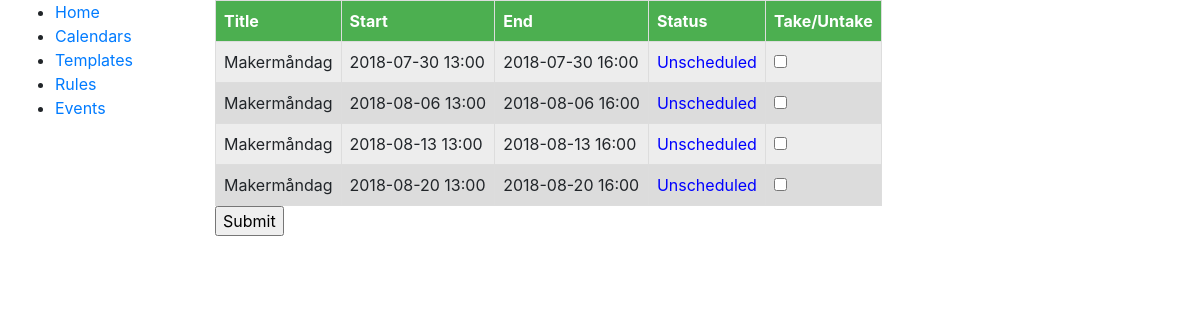
Screenshot of /scheduler/test with the database file from the repository.
### scheduler/models.py (models this page shows, shortened)
class EventTemplate(models.Model):
    name = models.CharField(max_length=50, help_text="Enter a human-friendly name for this template")
    title = models.CharField(max_length=100, help_text="Enter title to be used for booking")
    header = models.CharField(max_length=200, help_text="Enter a, optional, header for the event to be inserted after the hosts name into the descriptionfield in the calendar event.", null=True, blank=True)
    body = models.TextField(max_length=1000, help_text="Enter a larger body of text to be inserted after the header in the description field in the calendar event", null=True, blank=True)
    calendar = models.ForeignKey('SchedulingCalendar', on_delete=models.SET_NULL, null=True, help_text="Select the calendar to sync events to.")
    synchronize = models.BooleanField(default=True, help_text="If active, scheduled events will be synced to Google calendar upon creation.")
    class Meta:
        ordering = ["name"]

### scheduler/views.py (the view)
# urls.py: path('test', views.TestView, name='test'),
def TestView(request):
    start = datetime.now(timezone.utc).replace(hour=0, minute=0, second=0, microsecond=0)
    end = start + relativedelta(months=+1)
    event_objects = Event.objects.all()
    event_list = []
    for event in event_objects:
        event_list += event.get_events(start, end, False)
    event_list = sorted(event_list, key=lambda eventinstance: eventinstance.start)
    initial_values = [(event_instance.as_dict()) for event_instance in event_list]
    TestFormSet = modelformset_factory(EventInstance, form=EventInstanceForm, formset=EventInstanceFormSet, extra=len(initial_values))
    if request.method == 'POST':
        formset = TestFormSet(request.POST, initial=initial_values)
        if formset.is_valid():
            logger.warning("Form is valid")
            for form in formset:
                if form.has_changed():
                    temp_obj = form.save(commit=False)
                    if temp_obj.status == -1:
                        temp_obj.status = 1
                    elif temp_obj.status == 0:
                        temp_obj.status = 1
                    elif temp_obj.status == 1:
                        temp_obj.status = -1
                    if request.user.is_authenticated:
                        temp_obj.host = request.user.username
                    else:
                        temp_obj.host = "N/A"
                    logger.warning(temp_obj.__dict__)
                    temp_obj.save()
                    return HttpResponseRedirect('')
        else:
            logger.warning("Form is invalid")
            for form in formset:
                if any(form.errors):
                    logger.warning(form.errors)
                    logger.warning(form.cleaned_data)
    else:
        formset = TestFormSet(initial=initial_values)
    return render(request, 'test_form.html', {'formset': formset})

### scheduler/forms.py (called while the page is built)
    def add_fields(self, form, index):
        super().add_fields(form, index)

### scheduler/models.py (called while the page is built, shortened)
    def create_eventinstance(self, start, end=None):
        if end is None:
            end = start + (self.end - self.start)
        return EventInstance(id=None, event=self, start=start, end=end, status=0)

    def has_eventinstance(self, event_instance):
        try:
            return (event_instance.event.id, event_instance.start, event_instance.end) in self.lookup
        except TypeError:
            if not self.lookup:
                return False
            else:
                raise TypeError('A problem with checking if an actual EventInstace exists occured!')

    def as_dict(self):
        if self.id == None:
            return {
            'google_calendar_booking_id': self.google_calendar_booking_id,
            'host': str(self.host),
            'event': self.event.id,
            'start': self.start,
            'end': self.end,
            'status': self.status
        }

    def rrule_frequency(self):
        compatibility_dict = {
            'DAILY': DAILY,
            'MONTHLY': MONTHLY,
            'WEEKLY': WEEKLY,
            'YEARLY': YEARLY
        }
        return compatibility_dict[self.frequency]

    def _weekday_or_number(self, param):
        try:
            return int(param)
        except (TypeError, ValueError):
            uparam = str(param).upper()
            if uparam in SchedulingRule._week_days:
                return SchedulingRule._week_days[uparam]

    def get_params(self, extra_params=""):
        total_params = self.params + ";" + extra_params
        params = total_params.split(';')
        param_dict = []
        for param in params:
            param = param.split(':')
            if len(param) != 2:
                continue
            param = (
                str(param[0]).lower(),
                [x for x in
                 [self._weekday_or_number(v) for v in param[1].split(',')]
                 if x is not None],
            )
            if len(param[1]) == 1:
                param_value = self._weekday_or_number(param[1][0])
                param = (param[0], param_value)
            param_dict.append(param)
        return dict(param_dict)

### scheduler/templates/test_form.html (shortened to what this page needs)
{% extends "base_form.html" %}
{% block content %}
    <form method="post">
        <table id="formset" class="form">
            <thead><tr>
                <th>Title</th>
                <th>Start</th>
                <th>End</th>
                <th>Status</th>
                <th>Take/Untake</th>
            </tr></thead>
            {% for form in formset.forms %}
                <tr class="{% cycle 'row-uneven' 'row-even' %}">
                    <td>{{ form.title.value }}</td>
                    <td>{{ form.initial.start|date:"Y-m-d H:i" }}</td>
                    <td>{{ form.initial.end|date:"Y-m-d H:i" }}</td>
                    <td class="eventstatus{{ form.initial.status }}"></td>
                    {% for field in form.visible_fields %}
                        <td>
                            {{ field }}
                        </td>
                    {% endfor %}
                </tr>
            {% endfor %}
        </table>
        <input type="submit" value="Submit" />
    </form>
{% endblock content %}

### scheduler/templates/test_form.html (style rules this page uses)
.eventstatus0:before { content: "Unscheduled"; }
.eventstatus0 { color: blue; }
tr.row-uneven { background: #EDEDED; }
tr.row-even { background: #DCDCDC; }
td, th { border: 1px solid #ddd; padding: 8px; }
th { background: #4CAF50; color: white }

### rows the page displays
EventTemplate: title.value "Makermåndag" "Makermåndag" "Makermåndag" "Makermåndag"
